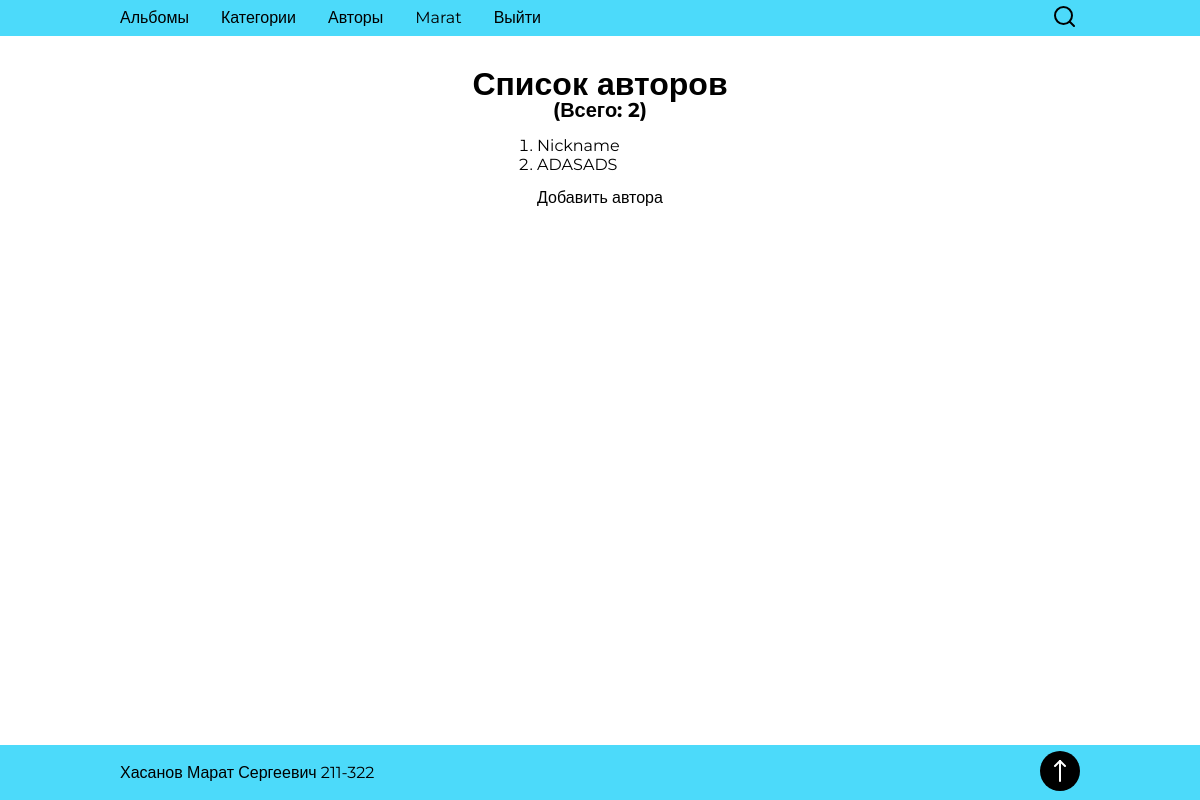
Page /authors/ (signed in) on the earlier database version.
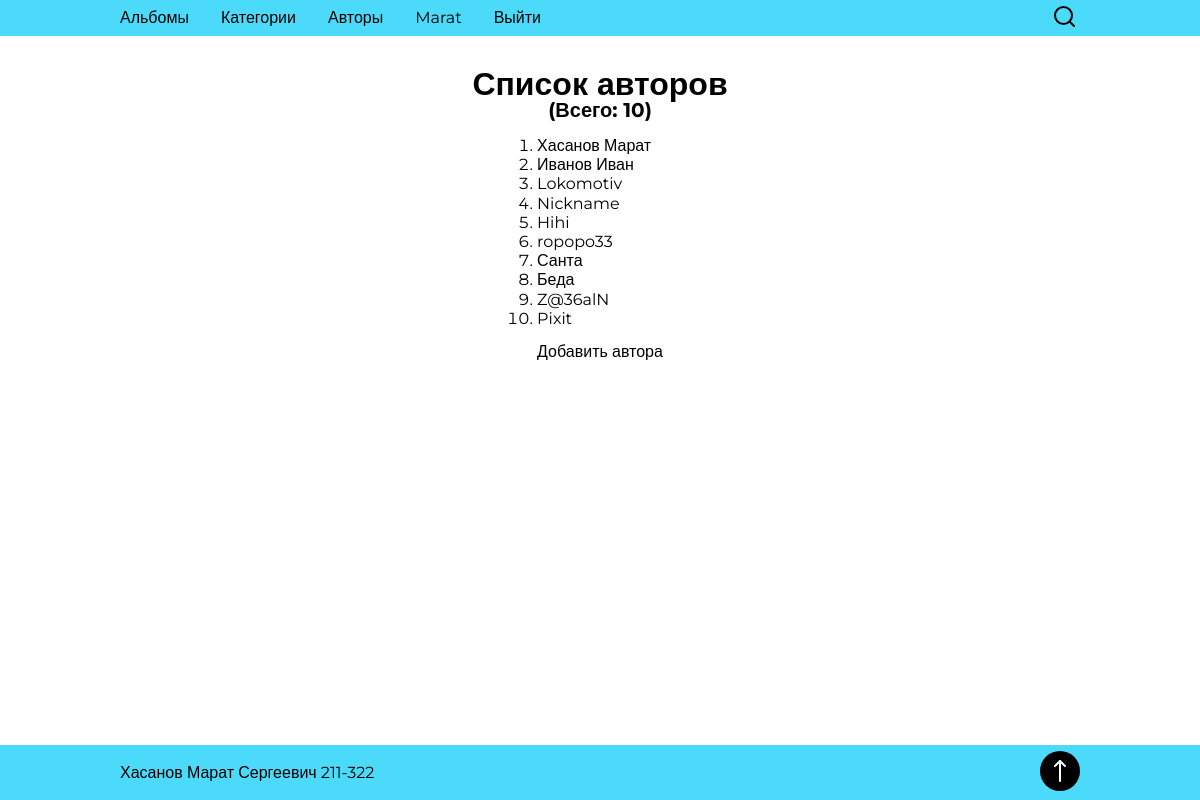
Same page on the later database version.
### authentication/models.py (models this page shows, shortened)
class User(AbstractBaseUser, PermissionsMixin):
    email = models.EmailField(verbose_name="Email", unique=True)
    first_name = models.CharField(verbose_name="Имя", max_length=255)
    last_name = models.CharField(verbose_name="Фамилия", max_length=255)
    photo = models.ImageField(verbose_name="Аватарка", upload_to="users/photos", default="../static/images/avatar-placeholder.svg")
    bio = models.TextField(verbose_name="О себе", blank=True)
    is_active = models.BooleanField(verbose_name='Активирован', default=True)
    is_staff = models.BooleanField(verbose_name='Персонал', default=False)
    is_superuser = models.BooleanField(verbose_name='Администратор', default=False)
    USERNAME_FIELD = 'email'
    REQUIRED_FIELDS = ['first_name', 'last_name']
    objects = UserManager()
    class Meta:
        verbose_name = 'Пользователь'
        verbose_name_plural = 'Пользователи'

### author/models.py (models this page shows, shortened)
class Author(models.Model):
    nickname = models.CharField(verbose_name="Никнейм", max_length=255)
    bio = models.TextField(verbose_name="О авторе", blank=True)
    class Meta:
        verbose_name = "Автор"
        verbose_name_plural = "Авторы"

### author/views.py (the view)
# urls.py: path('', views.authors, name='authors'),
@login_required
def authors(request):
    authors = Author.objects.all()
    context = {
        'authors': authors,
    }
    return render(request, 'author/authors.html', context)

### author/templates/author/authors.html
{% extends 'base.html' %}
{% block content %}
  <h1 class="main__title">Список авторов</h1>
  <p class="main__count">(Всего: {{ authors.count }})</p>
  <div class="main__catalog catalog">
    {% if authors %}
      <ol class="catalog__list">
        {% for author in authors %}
          <li class="catalog__item">
            <a class="catalog__link" href="{% url 'author' author.id %}">
              {{ author.nickname}}
            </a>
          </li>
        {% endfor %}
      </ol>
      <a class="catalog__create" href="{% url 'author_add' %}">Добавить автора</a>
    {% else %}
      <p class="catalog__item">Авторов нет</p>
      <a class="catalog__create" href="{% url 'author_add' %}">Добавить автора</a>
    {% endif %}
  </div>
{% endblock %}

### templates/base.html (shortened to what this page needs)
{% load static %}
<!DOCTYPE html>
<html lang="en">
<head>
  <link rel="stylesheet" type="text/css" href="{% static 'css/reset.css' %}">
  <link rel="stylesheet" type="text/css" href="{% static 'css/style.css' %}">
</head>
<body class="body" id="body">
  <header class="header">
    <div class="header__wrapper">
      <nav class="header__nav nav">
        <ul class="nav__list">
          <li class="nav__item">
            <a href="{% url 'index' %}" class="nav__link">
              Альбомы
            </a>
          </li>
          <li class="nav__item">
            <a href="{% url 'categories' %}" class="nav__link">
              Категории
            </a>
          </li>
          <li class="nav__item">
            <a href="{% url 'authors' %}" class="nav__link">
              Авторы
            </a>
          </li>
          {% if user.first_name %}
            <li class="nav__item">
              <a href="{% url 'profile' %}" class="nav__link">
                {{ user.first_name }}
              </a>
            </li>
            <li class="nav__item">
              <a href="{% url 'logout' %}" class="nav__link">
                Выйти
              </a>
            </li>
          {% endif %}
        </ul>
      </nav>
      <form class="header__search search" method="POST">
        <a href="#" class="search__start" aria-label="Поиск по странице">
        </a>
      </form>
    </div>
  </header>
  <main class="main">
      {% block content %}
      {% endblock content %}
  </main>
  <footer class="footer">
    <div class="footer__wrapper">
      <p class="footer__fio">
        Хасанов Марат Сергеевич 211-322
      </p>
      <a href="#body" class="footer__link" aria-label="Вернуться к началу">
        <svg width="40" height="40" xmlns="http://www.w3.org/2000/svg">
          <circle cx="20" cy="20" r="20" fill="black"/>
          <g stroke="white" stroke-width="2" stroke-linecap="round">
            <line x1="20" x2="20" y1="10" y2="30" />
            <line x1="15" x2="20" y1="15" y2="10" />
            <line x1="25" x2="20" y1="15" y2="10" />
          </g>
        </svg>
      </a>
    </div>
  </footer>
</body>
</html>

### static/css/style.css (style rules this page uses)
.nav { position: relative; }
.nav__list { display: flex; top: -7em; position: absolute; margin-left: 2em; flex-direction: column; list-style: none; transition: top 0.4s; }
.nav__link { padding: 0.5em 1em; border: none; border-radius: 5px; transition: color 0.2s, background-color 0.2s; }
.search { display: flex; align-items: center; position: relative; }
.search__start { position: absolute; right: 5px; }
.header { background-color: #4CDAFA; transition: padding-bottom 0.4s; }
.header__wrapper { margin: 10px 2%; display: flex; justify-content: space-between; align-items: center; }
@media (min-width: 500px) { .header__wrapper { margin: 10px 5%; } }
@media (min-width: 610px) { .nav__list { position: static; margin-left: -1em; flex-direction: row; } }
@media (min-width: 700px) { .header__wrapper { margin: 10px 10%; } }
:root { font-size: 16px; font-family: "Montserrat", sans-serif; }
a { color: black; text-decoration: none; }
html, body { height: 100%; }
body { display: flex; flex-direction: column; }
ol { list-style: decimal; }
.main { flex: 1 0 auto; display: flex; flex-direction: column; margin: 0 10%; }
.main__title { font-size: 2em; margin: 1em 0 0 0; font-weight: bold; text-align: center; }
.main__count { font-size: 1.25em; margin: 0 auto; font-weight: bold; }
.catalog { max-width: 40%; margin: 1em auto; }
.catalog__list { line-height: 1.2em; margin-bottom: 1em; }
.catalog__item { word-break: break-all; }
.footer { margin-top: 50px; height: 55px; flex: 0 0 auto; display: flex; background-color: #4CDAFA; }
.footer__wrapper { margin: 10px 2%; width: 100%; display: flex; align-items: center; justify-content: space-between; }
.footer__fio { width: 100%; }
@media (min-width: 500px) { .footer__wrapper { margin: 10px 5%; } }
@media (min-width: 700px) { .footer__wrapper { margin: 10px 10%; } }

Differences in the rows shown:
removed Author: nickname "ADASADS"
added Author: nickname "Хасанов Марат"
added Author: nickname "Иванов Иван"
added Author: nickname "Lokomotiv"
added Author: nickname "Hihi"
added Author: nickname "ropopo33"
added Author: nickname "Санта"
added Author: nickname "Беда"
added Author: nickname "Z@36alN"
added Author: nickname "Pixit"
Other differences:
{{ authors.count }}: "2" → "10"
